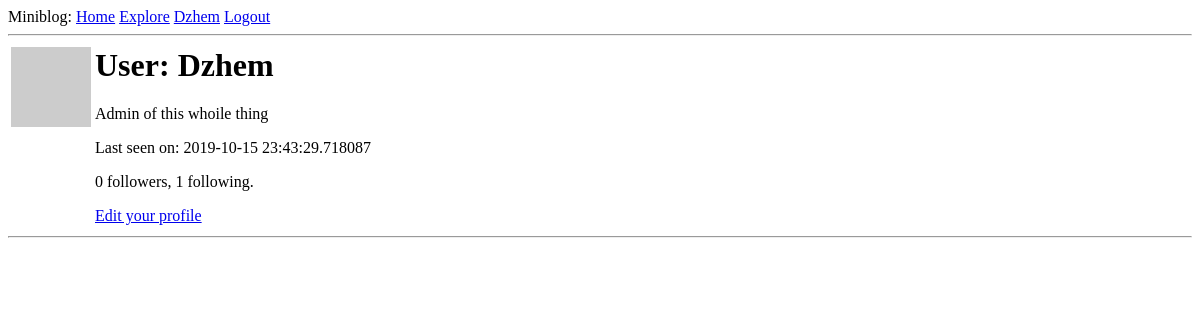
The page /user/Dzhem (signed in) on the database as committed earlier.
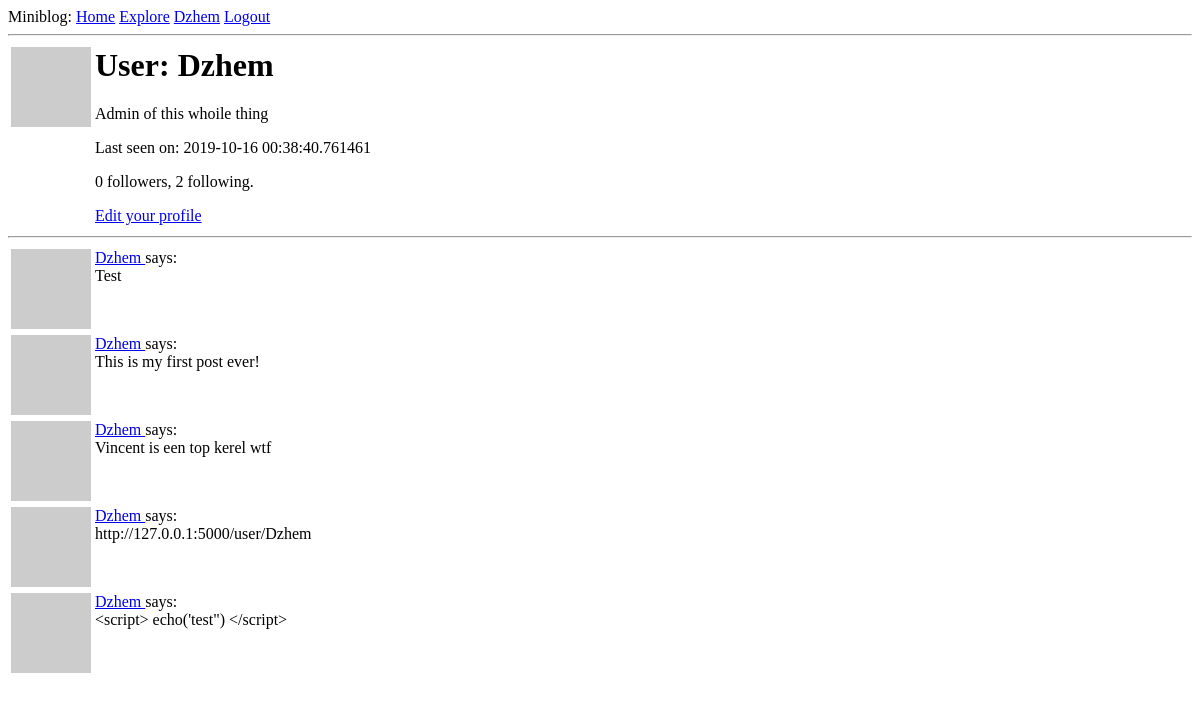
The same page on the database as committed later.
### app/models.py (models this page shows, shortened)
class User(UserMixin, db.Model):
    id = db.Column(db.Integer, primary_key=True)
    username = db.Column(db.String(64), index=True, unique=True)
    email = db.Column(db.String(120), index=True, unique=True)
    password_hash = db.Column(db.String(128))
    posts = db.relationship('Post', backref='author', lazy='dynamic')
    about_me = db.Column(db.String(140))
    last_seen = db.Column(db.DateTime, default=datetime.utcnow)
    followed = db.relationship('User', secondary=followers,
                               primaryjoin=(followers.c.follower_id == id),
                               secondaryjoin=(followers.c.followed_id == id),
                               backref=db.backref('followers', lazy='dynamic'),
                               lazy='dynamic')
    def avatar(self, size):
        digest = md5(self.email.lower().encode('utf-8')).hexdigest()
        return f'https://www.gravatar.com/avatar/{digest}?d=identicon&s={size}'
    def own_posts(self):
        return Post.query.filter(
            Post.user_id == self.id)

class Post(db.Model):
    id = db.Column(db.Integer, primary_key=True)
    body = db.Column(db.String(140))
    timestamp = db.Column(db.DateTime, index=True, default=datetime.utcnow)
    user_id = db.Column(db.Integer, db.ForeignKey('user.id'))

### app/routes.py (the view)
@app.route('/user/<username>')
@login_required
def user(username):
    user = User.query.filter_by(username=username).first_or_404()
    posts = current_user.own_posts().all()
    return render_template('user.html', user=user, posts=posts)

### app/models.py (called while the page is built)
@login.user_loader
def load_user(id):
    return User.query.get(int(id))

### app/routes.py (called while the page is built)
@app.before_request
def before_request():
    if current_user.is_authenticated:
        current_user.last_seen = datetime.utcnow()
        db.session.commit()

### app/templates/user.html
{% extends 'base.html' %}
{% block content %}
<table>
    <tr valign="top">
        <td><img src="{{ user.avatar(128) }}"></td>
        <td>
            <h1>User: {{ user.username }}</h1>
            {% if user.about_me %}<p>{{ user.about_me }}</p>{% endif %}
            {% if user.last_seen %}<p>Last seen on: {{ user.last_seen }}</p>{% endif %}
            <p>{{ user.followers.count() }} followers, {{ user.followed.count() }} following.</p>
            {% if user == current_user %}
                <p><a href="{{ url_for('edit_profile') }}">Edit your profile</a></p>
            {% elif not current_user.is_following(user) %}
                <p><a href="{{ url_for('follow', username=user.username) }}">Follow</a></p>
            {% else %}
                <p><a href="{{ url_for('unfollow', username=user.username) }}">Unfollow</a></p>
            {% endif %}
        </td>
    </tr>
</table>
    <hr>
    {% for post in posts %}
        {% include '_post.html' %}
    {% endfor %}
{% endblock %}

### app/templates/base.html (shortened to what this page needs)
<html>
    <head>
    </head>
    <body>
        <div>
          Miniblog:
          <a href="{{ url_for('index') }}">Home</a>
          {% if current_user.is_anonymous %}
          <a href="{{ url_for('login') }}">Login</a>
          <a href="{{ url_for('register') }}">Sign Up</a>
          {% else %}
          <a href="{{ url_for('explore') }}">Explore</a>
          <a href="{{ url_for('user', username=current_user.username) }}">{{current_user.username}}</a>
          <a href="{{ url_for('logout') }}">Logout</a>
          {% endif %}
        </div>
        <hr>
        {% block content %}{% endblock %}
    </body>
</html>

### app/templates/_post.html
<table>
    <tr valign="top">
        <td><img src="{{ post.author.avatar(36) }}"></td>
        <td>
            <a href="{{ url_for('user', username=post.author.username) }}">
            {{ post.author.username }}
        </a>
        says:<br>{{ post.body }}</td>
    </tr>
</table>

Rows that differ between the two databases and show on the page:
changed User "Dzhem": last_seen "2019-10-15 23:43:29.718087" → "2019-10-16 00:38:40.761461"
added Post: author.username "Dzhem", body "Test"
added Post: author.username "Dzhem", body "This is my first post ever!"
added Post: author.username "Dzhem", body "Vincent is een top kerel wtf"
added Post: author.username "Dzhem", body "http://127.0.0.1:5000/user/Dzhem"
added Post: author.username "Dzhem", body "<script> echo('test\") </script>"
Other text that changed with them:
{{ user.followed.count() }}: "1" → "2"
